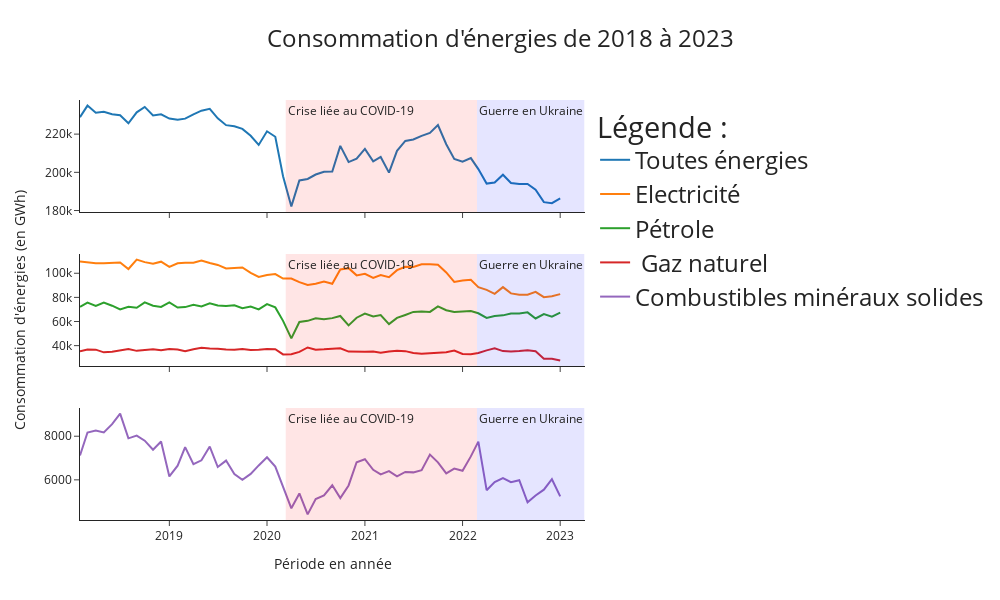

The code cell stored with this chart in its notebook:
### Code cell
fig = make_subplots(rows=3, cols=1, shared_xaxes=True)

fig.add_trace(go.Scatter(x=synth_ener.index, y=synth_ener['8. Consommation primaire CVS-CVC-CJO toutes énergies (en GWh)'], name='Toutes énergies'), row=1, col=1)
fig.add_trace(go.Scatter(x=synth_ener.index, y=synth_ener["8.4 Consommation d'électricité primaire et d'équivalent primaire d'électricité nucléaire CVS-CVC-CJO (en GWh)"], name="Electricité"), row=2, col=1)
fig.add_trace(go.Scatter(x=synth_ener.index, y=synth_ener["8.2 Consommation de pétrole (brut et raffiné) CVS-CVC-CJO (en GWh)"], name="Pétrole"), row=2, col=1)

fig.add_trace(go.Scatter(x=synth_ener.index, y=synth_ener['8.3 Consommation de gaz naturel CVS-CVC-CJO (en GWh)'], name=' Gaz naturel'), row=2, col=1)
fig.add_trace(go.Scatter(x=synth_ener.index, y=synth_ener['8.1 Consommation de combustibles minéraux solides CVS-CVC-CJO (en GWh)'], name='Combustibles minéraux solides'), row=3, col=1)

fig.add_vrect(x0='2020-03-11', x1='2022-02-24', line_width=0, fillcolor="red", opacity=0.1, annotation_text='Crise liée au COVID-19', annotation_position='inside top left')
fig.add_vrect(x0='2022-02-24', x1='2023-04-01', line_width=0, fillcolor="blue", opacity=0.1, annotation_text='Guerre en Ukraine', annotation_position='inside top left')
   
fig.update_yaxes(title_text="Consommation d'énergies (en GWh)", row=2, col=1)
fig.update_layout(title={
        'text': "Consommation d'énergies de 2018 à 2023",
        'y':0.95,
        'x':0.5,
        'xanchor': 'center',
        'yanchor': 'top'},
        legend_title_text = "Légende :", width=1000, height=600, template='simple_white',legend_font_size=24, title_font_size=24)
fig.update_xaxes(title_text="Période en année", row=3, col=1)


fig.show()
